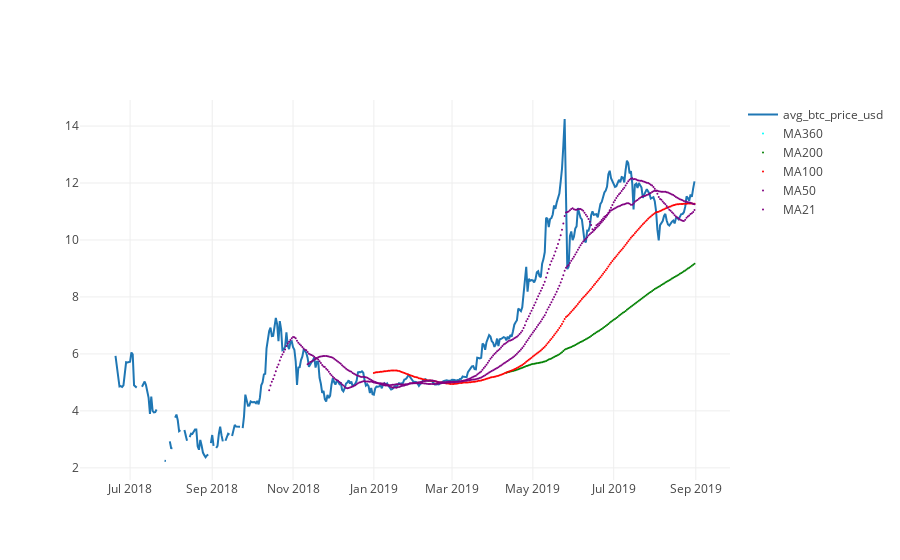

Write notebook code for a chart like this one.
### Code cell
trace1 = go.Scatter( 
    
    
    x= x,
    y=btc_usd_datasets[data],
    
    name = data
    
)

trace2 = go.Scatter(
    x= x,
    y= avg1,
    mode='markers',
    marker=dict(
        size=2,
        color='cyan',
    ),
    name='MA360'
)

trace3 = go.Scatter(
    x= x,
    y= avg2,
    mode='markers',
    marker=dict(
        size=2,
        color='green',
    ),
    name='MA200'
)
    
trace4 = go.Scatter(
    x= x,
    y= avg3,
    mode='markers',
    marker=dict(
        size=2,
        color='red',
    ),
    name='MA100'
)    



trace5 = go.Scatter(
    x= x,
    y= avg4,
    mode='markers',
    marker=dict(
        size=2,
        color='purple',
    ),
    name='MA50'
)    

trace6 = go.Scatter(
    x= x,
    y= avg5,
    mode='markers',
    marker=dict(
        size=2,
        color='purple',
    ),
    name='MA21'
)    
layout = go.Layout(
    yaxis=dict(
        #type='scale',
        autorange=True
    )
)

data = [trace1, trace2, trace3, trace4, trace5,trace6]
fig = go.Figure(data=data, layout=layout)

py.iplot(fig)

### Figure 1 — Plotly figure (JSON) as saved in the notebook; plotly's stock layout.template omitted (floating-point values rounded to 4 significant figures; data arrays with more than 128 entries replaced by an {"elided": "..."} marker saying what was removed)
{"data": [{"name": "avg_btc_price_usd", "type": "scatter", "uid": "86c97b11-02d0-4f8f-ada7-98805fc8f699", "x": {"elided": "438 str values"}, "y": {"elided": "2910 float values"}}, {"marker": {"color": "cyan", "size": 2}, "mode": "markers", "name": "MA360", "type": "scatter", "uid": "30845ba5-37ed-4910-b1cf-32c65976390b", "x": {"elided": "438 str values"}, "y": {"elided": "2910 float values"}}, {"marker": {"color": "green", "size": 2}, "mode": "markers", "name": "MA200", "type": "scatter", "uid": "61ca0e1f-385e-4226-bbe7-2af354027a96", "x": {"elided": "438 str values"}, "y": {"elided": "2910 float values"}}, {"marker": {"color": "red", "size": 2}, "mode": "markers", "name": "MA100", "type": "scatter", "uid": "30b73c66-2eef-4b10-955a-a1e292942fde", "x": {"elided": "438 str values"}, "y": {"elided": "2910 float values"}}, {"marker": {"color": "purple", "size": 2}, "mode": "markers", "name": "MA50", "type": "scatter", "uid": "ddf3ac70-9e2b-4ea6-a0c3-70ab086a6544", "x": {"elided": "438 str values"}, "y": {"elided": "2910 float values"}}, {"marker": {"color": "purple", "size": 2}, "mode": "markers", "name": "MA21", "type": "scatter", "uid": "0c3f113b-73dc-48e9-a645-840871477223", "x": {"elided": "438 str values"}, "y": {"elided": "2910 float values"}}], "layout": {"yaxis": {"autorange": true}}}
